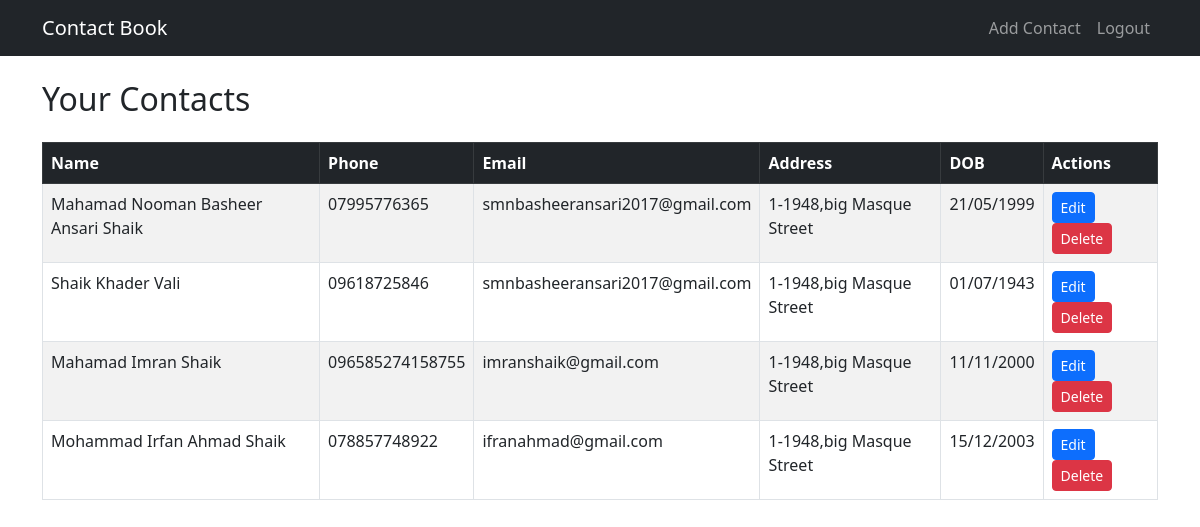
The page / (signed in) on the database its author committed.
### models.py (models this page shows)
class Contact(db.Model):
    __tablename__ = 'contacts'
    id = db.Column(db.Integer, primary_key=True)
    name= db.Column(db.String(50), nullable=False)
    phone= db.Column(db.String(10),nullable=False)
    email=db.Column(db.String(50))
    address=db.Column(db.String(200))
    dob=db.Column(db.String(20))

### app.py (the view)
@app.route('/')
@login_required
def index():
    contacts=Contact.query.all()
    return render_template('index.html',contacts = contacts )

### app.py (called while the page is built)
@login_manager.user_loader
def load_user(user_id):
    return User.query.get(int(user_id))

### templates/index.html (shortened to what this page needs)
<!DOCTYPE html>
<html lang="en">
<head>
    <link rel="stylesheet" href="https://cdn.jsdelivr.net/npm/bootstrap@5.3.0/dist/css/bootstrap.min.css">
</head>
<body>
    <nav class="navbar navbar-expand-lg navbar-dark bg-dark mb-4">
        <div class="container">
            <a class="navbar-brand" href="{{ url_for('index') }}">Contact Book</a>
            <div class="collapse navbar-collapse">
                <ul class="navbar-nav ms-auto">
                    <li class="nav-item">
                        <a class="nav-link" href="{{ url_for('add_contact') }}">Add Contact</a>
                    </li>
                    <li class="nav-item">
                        <a class="nav-link" href="{{ url_for('logout') }}">Logout</a>
                    </li>
                </ul>
            </div>
        </div>
    </nav>
    <div class="container">
        <h2 class="mb-4">Your Contacts</h2>
        {% if contacts %}
        <table class="table table-bordered table-striped">
            <thead class="table-dark">
                <tr>
                    <th>Name</th>
                    <th>Phone</th>
                    <th>Email</th>
                    <th>Address</th>
                    <th>DOB</th>
                    <th>Actions</th>
                </tr>
            </thead>
            <tbody>
                {% for contact in contacts %}
                <tr>
                    <td>{{ contact.name }}</td>
                    <td>{{ contact.phone }}</td>
                    <td>{{ contact.email }}</td>
                    <td>{{ contact.address }}</td>
                    <td>{{ contact.dob }}</td>
                    <td>
                        <a href="#" class="btn btn-sm btn-primary">Edit</a>
                        <a href="#" class="btn btn-sm btn-danger">Delete</a>
                    </td>
                </tr>
                {% endfor %}
            </tbody>
        </table>
        {% else %}
        <p>No contacts found. <a href="{{ url_for('add_contact') }}">Add one now</a>.</p>
        {% endif %}
    </div>
</body>
</html>

### rows shown on the page
Contact: name "Mahamad Nooman Basheer Ansari Shaik", phone "07995776365", email "smnbasheeransari2017@gmail.com", address "1-1948,big Masque Street", dob "21/05/1999"
Contact: name "Shaik Khader Vali", phone "09618725846", email "smnbasheeransari2017@gmail.com", address "1-1948,big Masque Street", dob "01/07/1943"
Contact: name "Mahamad Imran Shaik", phone "096585274158755", email "imranshaik@gmail.com", address "1-1948,big Masque Street", dob "11/11/2000"
Contact: name "Mohammad Irfan Ahmad Shaik", phone "078857748922", email "ifranahmad@gmail.com", address "1-1948,big Masque Street", dob "15/12/2003"
